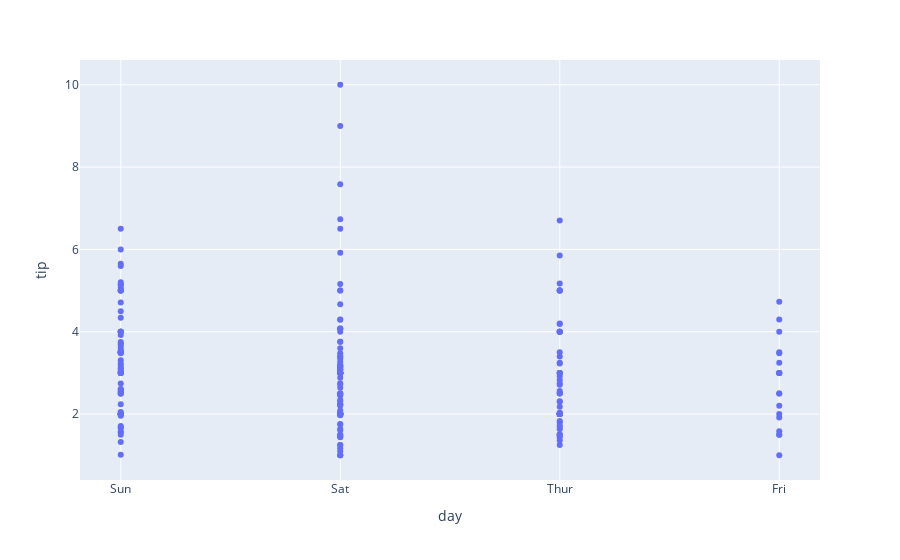

This figure's notebook cell:
### Code cell
fig = px.scatter(data, x='day', y='tip')
fig.show()

### Figure 1 — Plotly figure (JSON) as saved in the notebook; plotly's stock layout.template omitted (floating-point values rounded to 4 significant figures; data arrays with more than 128 entries replaced by an {"elided": "..."} marker saying what was removed)
{"data": [{"hovertemplate": "day=%{x}<br>tip=%{y}<extra></extra>", "legendgroup": "", "marker": {"color": "#636efa", "symbol": "circle"}, "mode": "markers", "name": "", "orientation": "v", "showlegend": false, "type": "scatter", "x": {"elided": "244 str values"}, "xaxis": "x", "y": {"elided": "244 float values"}, "yaxis": "y"}], "layout": {"autosize": true, "legend": {"tracegroupgap": 0}, "margin": {"t": 60}, "xaxis": {"anchor": "y", "autorange": true, "domain": [0, 1], "range": [-0.1816, 3.182], "title": {"text": "day"}, "type": "category"}, "yaxis": {"anchor": "x", "autorange": true, "domain": [0, 1], "range": [0.3031, 10.7], "title": {"text": "tip"}, "type": "linear"}}}
